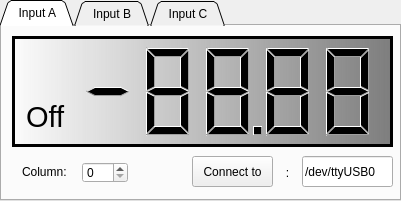
   <widget class="QTabWidget" name="tabWidget">
    <property name="enabled">
     <bool>true</bool>
    </property>
    <property name="geometry">
     <rect>
      <x>10</x>
      <y>10</y>
      <width>401</width>
      <height>201</height>
     </rect>
    </property>
    <property name="styleSheet">
     <string notr="true"/>
    </property>
    <property name="tabShape">
     <enum>QTabWidget::Triangular</enum>
    </property>
    <property name="currentIndex">
     <number>0</number>
    </property>
    <property name="usesScrollButtons">
     <bool>false</bool>
    </property>
    <property name="documentMode">
     <bool>false</bool>
    </property>
    <property name="tabsClosable">
     <bool>false</bool>
    </property>
    <widget class="QWidget" name="tab">
     <attribute name="title">
      <string>  Input A  </string>
     </attribute>
     <widget class="QLCDNumber" name="lcdNumber">
      <property name="enabled">
       <bool>true</bool>
      </property>
      <property name="geometry">
       <rect>
        <x>10</x>
        <y>10</y>
        <width>381</width>
        <height>111</height>
       </rect>
      </property>
      <property name="styleSheet">
       <string notr="true">background-color: qlineargradient(spread:pad, x1:0, y1:0, x2:1, y2:0, stop:0 rgba(255, 255, 255, 55), stop:1 rgba(125, 125, 125, 255));
</string>
      </property>
      <property name="frameShape">
       <enum>QFrame::Box</enum>
      </property>
      <property name="frameShadow">
       <enum>QFrame::Plain</enum>
      </property>
      <property name="lineWidth">
       <number>3</number>
      </property>
      <property name="midLineWidth">
       <number>0</number>
      </property>
      <property name="smallDecimalPoint">
       <bool>true</bool>
      </property>
      <property name="digitCount">
       <number>6</number>
      </property>
      <property name="mode">
       <enum>QLCDNumber::Dec</enum>
      </property>
      <property name="segmentStyle">
       <enum>QLCDNumber::Filled</enum>
      </property>
      <property name="value" stdset="0">
       <double>-88.879999999999995</double>
      </property>
     </widget>
     <widget class="QPushButton" name="pushButton">
      <property name="enabled">
       <bool>true</bool>
      </property>
      <property name="geometry">
       <rect>
        <x>190</x>
        <y>130</y>
        <width>81</width>
        <height>31</height>
       </rect>
      </property>
      <property name="text">
       <string>Connect to</string>
      </property>
      <property name="checkable">
       <bool>true</bool>
      </property>
      <property name="flat">
       <bool>false</bool>
      </property>
     </widget>
     <widget class="QLineEdit" name="Port_A">
      <property name="geometry">
       <rect>
        <x>300</x>
        <y>130</y>
        <width>91</width>
        <height>31</height>
       </rect>
      </property>
      <property name="text">
       <string>/dev/ttyUSB0</string>
      </property>
     </widget>
     <widget class="QTextEdit" name="textEdit">
      <property name="geometry">
       <rect>
        <x>20</x>
        <y>20</y>
        <width>91</width>
        <height>61</height>
       </rect>
      </property>
      <property name="autoFillBackground">
       <bool>false</bool>
      </property>
      <property name="styleSheet">
       <string notr="true">background-color: rgba(255, 255, 255, 0);
font: 12pt &quot;Serif&quot;;</string>
      </property>
      <property name="frameShape">
       <enum>QFrame::NoFrame</enum>
      </property>
      <property name="verticalScrollBarPolicy">
       <enum>Qt::ScrollBarAlwaysOff</enum>
      </property>
      <property name="horizontalScrollBarPolicy">
       <enum>Qt::ScrollBarAlwaysOff</enum>
      </property>
      <property name="undoRedoEnabled">
       <bool>false</bool>
      </property>
      <property name="readOnly">
       <bool>true</bool>
      </property>
      <property name="html">
       <string>&lt;!DOCTYPE HTML PUBLIC &quot;-//W3C//DTD HTML 4.0//EN&quot; &quot;http://www.w3.org/TR/REC-html40/strict.dtd&quot;&gt;
&lt;html&gt;&lt;head&gt;&lt;meta name=&quot;qrichtext&quot; content=&quot;1&quot; /&gt;&lt;style type=&quot;text/css&quot;&gt;
p, li { white-space: pre-wrap; }
&lt;/style&gt;&lt;/head&gt;&lt;body style=&quot; font-family:'Serif'; font-size:12pt; font-weight:400; font-style:normal;&quot;&gt;
&lt;p style=&quot;-qt-paragraph-type:empty; margin-top:0px; margin-bottom:0px; margin-left:0px; margin-right:0px; -qt-block-indent:0; text-indent:0px;&quot;&gt;&lt;br /&gt;&lt;/p&gt;&lt;/body&gt;&lt;/html&gt;</string>
      </property>
     </widget>
     <widget class="QTextEdit" name="textEdit_2">
      <property name="geometry">
       <rect>
        <x>20</x>
        <y>70</y>
        <width>141</width>
        <height>41</height>
       </rect>
      </property>
      <property name="autoFillBackground">
       <bool>false</bool>
      </property>
      <property name="styleSheet">
       <string notr="true">background-color: rgba(255, 255, 255, 0);
font: 12pt &quot;Serif&quot;;</string>
      </property>
      <property name="frameShape">
       <enum>QFrame::NoFrame</enum>
      </property>
      <property name="verticalScrollBarPolicy">
       <enum>Qt::ScrollBarAlwaysOff</enum>
      </property>
      <property name="horizontalScrollBarPolicy">
       <enum>Qt::ScrollBarAlwaysOff</enum>
      </property>
      <property name="undoRedoEnabled">
       <bool>false</bool>
      </property>
      <property name="readOnly">
       <bool>true</bool>
      </property>
      <property name="html">
       <string>&lt;!DOCTYPE HTML PUBLIC &quot;-//W3C//DTD HTML 4.0//EN&quot; &quot;http://www.w3.org/TR/REC-html40/strict.dtd&quot;&gt;
&lt;html&gt;&lt;head&gt;&lt;meta name=&quot;qrichtext&quot; content=&quot;1&quot; /&gt;&lt;style type=&quot;text/css&quot;&gt;
p, li { white-space: pre-wrap; }
&lt;/style&gt;&lt;/head&gt;&lt;body style=&quot; font-family:'Serif'; font-size:12pt; font-weight:400; font-style:normal;&quot;&gt;
&lt;p style=&quot; margin-top:0px; margin-bottom:0px; margin-left:0px; margin-right:0px; -qt-block-indent:0; text-indent:0px;&quot;&gt;&lt;span style=&quot; font-size:22pt;&quot;&gt;Off&lt;/span&gt;&lt;/p&gt;&lt;/body&gt;&lt;/html&gt;</string>
      </property>
     </widget>
     <widget class="QSpinBox" name="Chan_A_dest">
      <property name="geometry">
       <rect>
        <x>80</x>
        <y>136</y>
        <width>46</width>
        <height>21</height>
       </rect>
      </property>
     </widget>
     <widget class="QLabel" name="label_15">
      <property name="geometry">
       <rect>
        <x>20</x>
        <y>130</y>
        <width>55</width>
        <height>31</height>
       </rect>
      </property>
      <property name="text">
       <string>Column:</string>
      </property>
     </widget>
     <widget class="QLabel" name="label_16">
      <property name="geometry">
       <rect>
        <x>260</x>
        <y>126</y>
        <width>51</width>
        <height>41</height>
       </rect>
      </property>
      <property name="text">
       <string>:</string>
      </property>
      <property name="alignment">
       <set>Qt::AlignCenter</set>
      </property>
     </widget>
    </widget>
    <widget class="QWidget" name="tab_2">
     <attribute name="title">
      <string>  Input B  </string>
     </attribute>
    </widget>
    <widget class="QWidget" name="tab_5">
     <attribute name="title">
      <string>  Input C  </string>
     </attribute>
    </widget>
   </widget>
